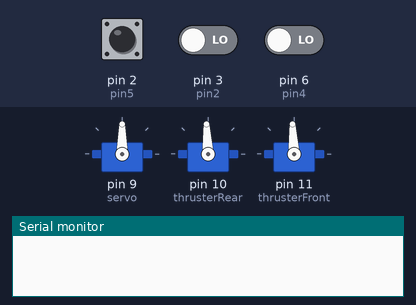
The sketch below on a simulated Arduino Uno, built with avr-gcc and run on an emulated ATmega328P. Parts: 3 × servo, the last lines printed to the serial monitor. The test bench sets the inputs (shaded band); at power-on: pin 2 (pin5) LOW, pin 3 (pin2) LOW, pin 6 (pin4) LOW.

Above: at 2.2 s.
2.3 s: pin 2 (pin5) pulsed HIGH 5 times (0.12 s each, 0.3 s apart)
At 4.2 s:
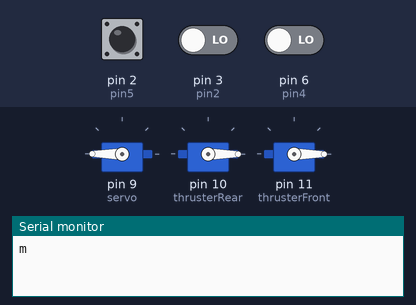
Timing chart, 0 to 5.7 s (numbered marks = the images above; inputs shaded):
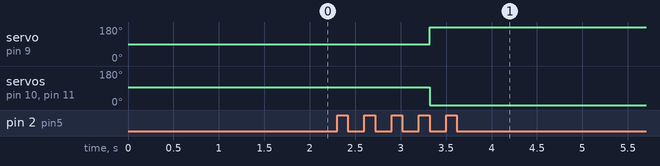

Measured:
- after the input at 2.3 s, servo on pin 9 (servo): 90° → 180° after 1.0 s; servo on pin 10 (thrusterRear), servo on pin 11 (thrusterFront): 93° → 0° after 1.0 s instead of 1.7 s

The sketch:

manualAutonomous2.ino
```cpp
#include <Servo.h>

//Receiver arduino pins
const int pin4 = 6;
const int pin2 = 3;
//const int pin3 = 3;
const int pin5 = 2;
String inputString;

//Receiver channels
float channel4;
float channel2;
//float channel3;
float channel5;

//Servos and thrusters
Servo servo;
//Servo servoLeft;
Servo thrusterRear;
//Servo thrusterRearLeft;
Servo thrusterFront;
//Servo thrusterFrontLeft;

void setup() {
  //Pin modes
  pinMode(pin4, INPUT);
  pinMode(pin2, INPUT);
  //pinMode(pin3, INPUT);
  pinMode(pin5, INPUT);
  servo.attach(9);
  //servoLeft.attach(7);
  thrusterRear.attach(10);
  //thrusterRearLeft.attach(11);
  thrusterFront.attach(11);
  //thrusterFrontLeft.attach(9);
  //Stop thrusters
  thrusterRear.writeMicroseconds(1500);
  //thrusterRearLeft.writeMicroseconds(1500);
  thrusterFront.writeMicroseconds(1500);
  //thrusterFrontLeft.writeMicroseconds(1500);
  //Driver setup
  delay(1000);
  Serial.begin(115200);
}

void read_values () {
  //Read channel frequecies
  channel4 = pulseIn(pin4, HIGH);
  channel2 = pulseIn(pin2, HIGH);
  //channel3 = pulseIn(pin3, HIGH);
  channel5 = pulseIn(pin5, HIGH);
}

void select(){
  //Use channel 5 to select current mode
  if (channel5 > 1600){
    move_2();
    Serial.print("m");
  }
  else if (channel5 < 1400){
    power_Difference();
    Serial.print("pd");
  }
  else{
    autonomous_Mode();
    Serial.print("a");
  }
}

void move_2 (){ //Remote control movement
  if (channel4 > 1470 & channel4 < 1530){
    //Servos at the middle
    servo.write(90);
    //servoLeft.write(90);
  }
  else {
    //Servo movement relation
    servo.write(map(channel4, 2000, 950, 0, 180));
    //servoLeft.write(map(channel4, 2000, 950, 0, 180));
  }
  if (channel2 > 1470 & channel2 < 1530) {
    //Range to stop thrusters
    thrusterFront.writeMicroseconds(1500);
    //thrusterFrontLeft.writeMicroseconds(1500);
    thrusterRear.writeMicroseconds(1500);
    //thrusterRearLeft.writeMicroseconds(1500);
  }
  else {
    //Thrusters signal
    thrusterFront.writeMicroseconds(map(channel2, 988, 2012, 1100, 1900));
    //thrusterFrontLeft.writeMicroseconds(map(channel2, 988, 2012, 1100, 1900));
    thrusterRear.writeMicroseconds(map(channel2, 988, 2012, 1100, 1900));
    //thrusterRearLeft.writeMicroseconds(map(channel2, 988, 2012, 1100, 1900));

  }
}

void power_Difference(){
  float y;
  float R;
  float L;
  if ((channel4 > 1470 & channel4 < 1515) & (channel2 > 1470 & channel2 < 1515)){
    thrusterRear.writeMicroseconds(1500);
    //thrusterRearLeft.writeMicroseconds(1500);
    thrusterFront.writeMicroseconds(1500);
    //thrusterFrontLeft.writeMicroseconds(1500);
  }
  else if ((channel4 > 1470 & channel4 < 1515) & (channel2 < 1470 || channel2 > 1515)) {
    thrusterRear.writeMicroseconds(map(channel2, 988, 2012, 1100, 1900));
    //thrusterRearLeft.writeMicroseconds(map(channel2, 988, 2012, 1100, 1900));
    thrusterFront.writeMicroseconds(map(channel2, 988, 2012, 1100, 1900));
    //thrusterFrontLeft.writeMicroseconds(map(channel2, 988, 2012, 1100, 1900));
  }
  else if ((channel4 < 1470 || channel4 > 1515) & (channel2 > 1470 & channel2 < 1515)) {
    R=map(channel4, 975, 2025, 1900, 1100);
    L=map(channel4, 975, 2025, 1100, 1900);
    thrusterRear.writeMicroseconds(R);
    //thrusterRearLeft.writeMicroseconds(L);
    thrusterFront.writeMicroseconds(R);
    //thrusterFrontLeft.writeMicroseconds(L);
  }
  else if ((channel4 < 1470) & (channel2 < 1470 || channel2 > 1515)) {
    y = (channel2-(channel2-1500)*(1500-channel4)/525);
    R=map(channel2, 975, 2025, 1100, 1900);
    L=map(y, 975, 2025, 1100, 1900);
    thrusterRear.writeMicroseconds(R);
    //thrusterRearLeft.writeMicroseconds(L);
    thrusterFront.writeMicroseconds(R);
    //thrusterFrontLeft.writeMicroseconds(L);
  }
  else if ((channel4 > 1515) & (channel2 < 1470 || channel2 > 1515)) {
    y = (channel2-(channel2-1500)*(channel4-1500)/525);
    R=map(y, 975, 2025, 1100, 1900);
    L=map(channel2, 975, 2025, 1100, 1900);
    thrusterRear.writeMicroseconds(R);
    //thrusterRearLeft.writeMicroseconds(L);
    thrusterFront.writeMicroseconds(R);
    //thrusterFrontLeft.writeMicroseconds(L);
  }
}

void autonomous_Mode(){
// put your main code here, to run repeatedly:
      //Serial.println("Autonomous");
    while(!Serial.available()) {}

    //digitalWrite(LED_BUILTIN, HIGH);
    // serial read section
    char c;
    while (Serial.available() > 0) {
        char c = Serial.read();
        inputString += c;
        //wait for the next byte, if after this nothing has arrived it means
        //the text was not part of the same stream entered by the user
        delay(1);
    }

    if(inputString.length() > 0 && inputString[inputString.length() - 1] == '%'){
      //Serial.println(inputString);
      //digitalWrite(LED_BUILTIN, HIGH);
      if(inputString[0] == 'S') {
        if(inputString[2] == 'x') {
        String valLeft = inputString.substring(4,8);
        //Serial.println(valLeft);
        int angle = valLeft.toInt();
        servo.write(angle);
        //servoRight.write(angle);
        }
      }
      else if(inputString[0] == 'T') {
        //All thrusters
        if(inputString[2] == 'a') {
          String valLeft = inputString.substring(4,8);
          //Serial.println(valLeft);
          int power = valLeft.toInt();
          thrusterRear.writeMicroseconds(power);
        }
        //Front Thrusters
        else if(inputString[2] == 'f') {
          String valLeft = inputString.substring(4,8);
          //Serial.println(valLeft);
          int power = valLeft.toInt();
          thrusterFront.writeMicroseconds(power);
        }
        //back Thrusters
        else if(inputString[2] == 'b') {
          String valLeft = inputString.substring(4,8);
          //Serial.println(valLeft);
          int power = valLeft.toInt();
          thrusterFront.writeMicroseconds(power);
          //servoRight.write(angle);
        }
        //Left thrusters
        else if(inputString[2] == 'l') {
          String valLeft = inputString.substring(4,8);
          //Serial.println(valLeft);
          int power = valLeft.toInt();
          thrusterFront.writeMicroseconds(power);
          //servoRight.write(angle);
        }
        //Right thrusters
        else if(inputString[2] == 'r') {
          String valLeft = inputString.substring(4,8);
          //Serial.println(valLeft);
          int power = valLeft.toInt();
          thrusterFront.writeMicroseconds(power);
          //servoRight.write(angle);
        }


      }

      //Delete Previous Message
      inputString = "";
    }
}

void loop() {
  read_values();
  select();
}
```
